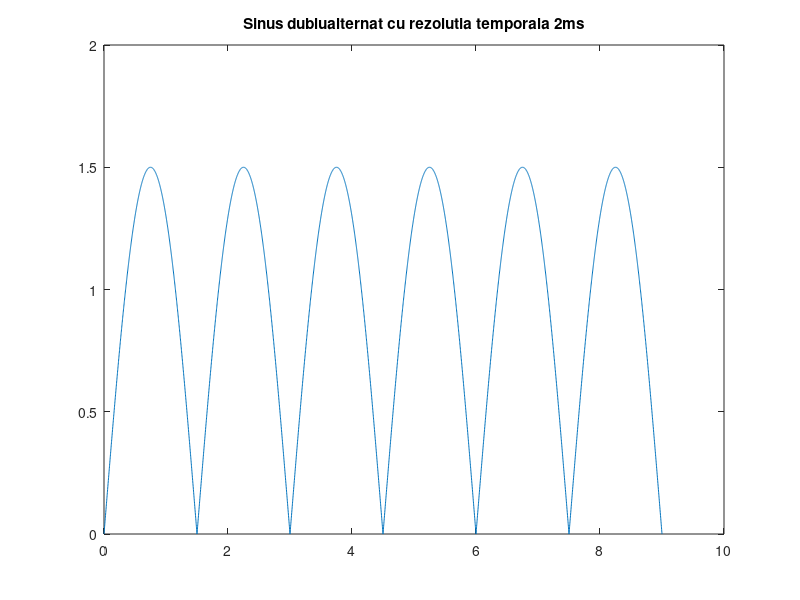
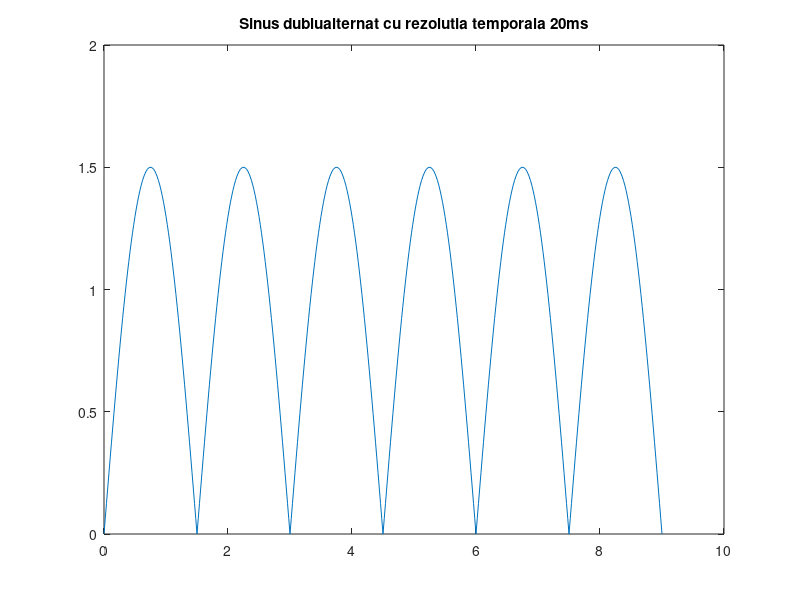
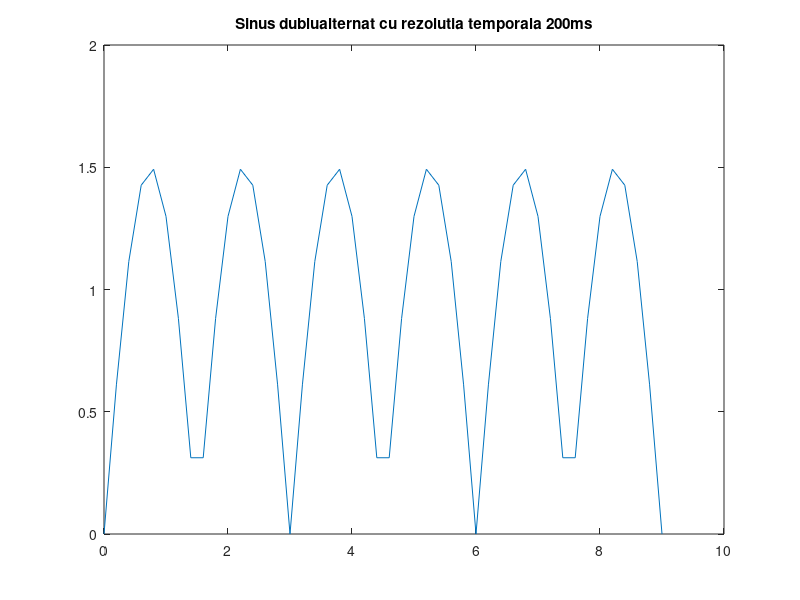

Write MATLAB code to recreate these figures, in order.
%%%Exercitiul 5:
%%Rezolutia temporara Ts=2ms
T=3;
Ts=2e-3;
t=0:Ts:3*T; %%Vom afisa 3 perioade 
for (k=1:length(t))  %%Parcurgem vectorul t cu indexul k
    x=1.5*sin(2*pi*1/T*t(k)); %%Sinus de amplitudine 1.5 la momentul de timp t(k)
    if (x>0)
        y(k)= 1.5*sin(2*pi*1/T*t(k));
    else
        y(k)=-1.5*sin(2*pi*1/T*t(k)); %%Modulam dublu alternanta semnalul sinusoidal
    end
end
figure
plot(t,y), title('Sinus dublualternat cu rezolutia temporala 2ms');
clear all;
%%Rezolutia temporara Ts=20ms
T=3;
Ts=2e-2;
t=0:Ts:3*T; %%Vom afisa 3 perioade 
for (k=1:length(t))  %%Parcurgem vectorul t cu indexul k
    x=1.5*sin(2*pi*1/T*t(k)); %%Sinus de amplitudine 1.5 la momentul de timp t(k)
    if (x>0)
        y(k)= 1.5*sin(2*pi*1/T*t(k));
    else
        y(k)=-1.5*sin(2*pi*1/T*t(k)); %%Modulam dublu alternanta semnalul sinusoidal
    end
end
figure
plot(t,y), title('Sinus dublualternat cu rezolutia temporala 20ms');
clear all;
%%Rezolutia temporara Ts=200ms
T=3;
Ts=2e-1;
t=0:Ts:3*T; %%Vom afisa 3 perioade 
for (k=1:length(t))  %%Parcurgem vectorul t cu indexul k
    x=1.5*sin(2*pi*1/T*t(k)); %%Sinus de amplitudine 1.5 la momentul de timp t(k)
    if (x>0)
        y(k)= 1.5*sin(2*pi*1/T*t(k));
    else
        y(k)=-1.5*sin(2*pi*1/T*t(k)); %%Modulam dublu alternanta semnalul sinusoidal
    end
end
figure
plot(t,y), title('Sinus dublualternat cu rezolutia temporala 200ms');
clear all;